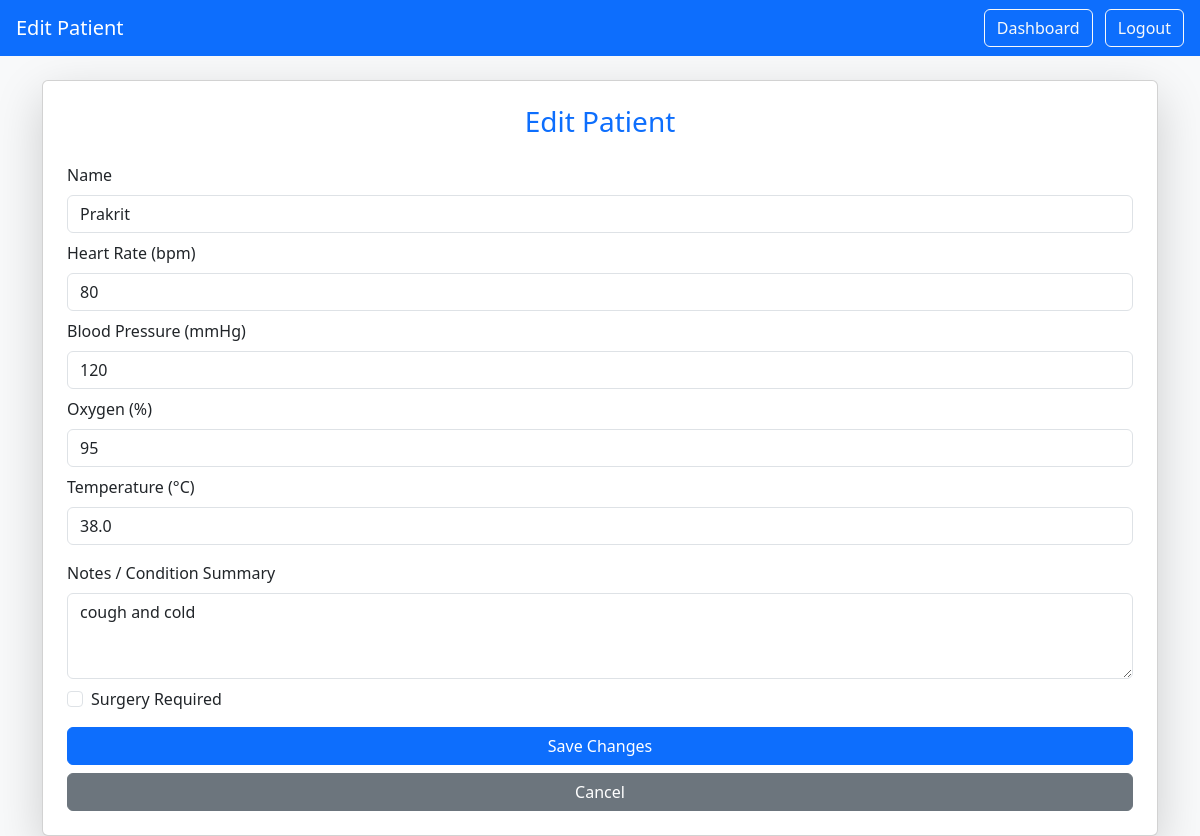
Screenshot of /edit/1 (signed in) with the database file from the repository.
### tables this page shows
CREATE TABLE patients(
            id INTEGER PRIMARY KEY AUTOINCREMENT,
            name TEXT,
            hr INTEGER,
            bp INTEGER,
            oxygen INTEGER,
            temp REAL,
            priority TEXT,
            time_of_death TEXT,
            notes TEXT,
            surgery_required INTEGER
        );

### app.py (the view, shortened to what this page needs)
@app.route("/edit/<int:patient_id>", methods=["GET", "POST"])
@login_required
def edit_patient(patient_id):
    conn = get_db()
    cur = conn.cursor()
    cur.execute("SELECT * FROM patients WHERE id = ?", (patient_id,))
    patient = cur.fetchone()
    conn.close()
    return render_template("edit.html", patient=patient)

### app.py (called while the page is built)
def get_db():
    conn = sqlite3.connect("emergency.db", check_same_thread=False)
    conn.row_factory = sqlite3.Row
    return conn

def login_required(func):
    from functools import wraps
    @wraps(func)
    def wrapper(*args, **kwargs):
        if "user" not in session:
            flash("Please login to continue.", "warning")
            return redirect(url_for("login"))
        return func(*args, **kwargs)
    return wrapper

### templates/edit.html (shortened to what this page needs)
<!DOCTYPE html>
<html>
<head>
    <link href="https://cdn.jsdelivr.net/npm/bootstrap@5.3.0/dist/css/bootstrap.min.css" rel="stylesheet">
</head>
<body class="bg-light">
<nav class="navbar navbar-dark bg-primary px-3">
    <span class="navbar-brand">Edit Patient</span>
    <div>
        <a href="{{ url_for('dashboard') }}" class="btn btn-outline-light me-2">Dashboard</a>
        <a href="{{ url_for('logout') }}" class="btn btn-outline-light">Logout</a>
    </div>
</nav>
<div class="container mt-4">
  <div class="card p-4 shadow-lg">
    <h3 class="text-center text-primary mb-4">Edit Patient</h3>
    <form method="POST">
      <div class="mb-2">
        <label class="form-label">Name</label>
        <input class="form-control" name="name" value="{{ patient['name'] }}" required>
      </div>
      <div class="mb-2">
        <label class="form-label">Heart Rate (bpm)</label>
        <input class="form-control" type="number" name="hr" value="{{ patient['hr'] }}" required>
      </div>
      <div class="mb-2">
        <label class="form-label">Blood Pressure (mmHg)</label>
        <input class="form-control" type="number" name="bp" value="{{ patient['bp'] }}" required>
      </div>
      <div class="mb-2">
        <label class="form-label">Oxygen (%)</label>
        <input class="form-control" type="number" name="oxygen" value="{{ patient['oxygen'] }}" required>
      </div>
      <div class="mb-3">
        <label class="form-label">Temperature (°C)</label>
        <input class="form-control" type="number" step="0.1" name="temp" value="{{ patient['temp'] }}" required>
      </div>
      <div class="mb-2">
  <label class="form-label">Notes / Condition Summary</label>
  <textarea class="form-control" name="notes" rows="3">{{ patient['notes'] }}</textarea>
</div>
<div class="form-check mb-3">
  <input class="form-check-input" type="checkbox" name="surgery_required"
         {% if patient['surgery_required'] == 1 %}checked{% endif %}>
  <label class="form-check-label">Surgery Required</label>
</div>
      <button class="btn btn-primary w-100 mb-2">Save Changes</button>
      <a href="{{ url_for('dashboard') }}" class="btn btn-secondary w-100">Cancel</a>
    </form>
  </div>
</div>
</body>
</html>

### rows the page displays
patients: name "Prakrit", hr "80", bp "120", oxygen "95", temp "38.0", notes "cough and cold"
